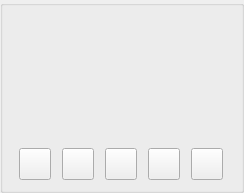
<?xml version="1.0" encoding="UTF-8"?>
<ui version="4.0">
 <class>InputVideoWidget</class>
 <widget class="QWidget" name="InputVideoWidget">
  <property name="geometry">
   <rect>
    <x>0</x>
    <y>0</y>
    <width>244</width>
    <height>193</height>
   </rect>
  </property>
  <property name="sizePolicy">
   <sizepolicy hsizetype="Expanding" vsizetype="Preferred">
    <horstretch>0</horstretch>
    <verstretch>0</verstretch>
   </sizepolicy>
  </property>
  <property name="minimumSize">
   <size>
    <width>0</width>
    <height>0</height>
   </size>
  </property>
  <property name="maximumSize">
   <size>
    <width>16777215</width>
    <height>16777215</height>
   </size>
  </property>
  <property name="windowTitle">
   <string>Form</string>
  </property>
  <property name="styleSheet">
   <string notr="true"/>
  </property>
  <layout class="QGridLayout" name="gridLayout">
   <property name="leftMargin">
    <number>0</number>
   </property>
   <property name="topMargin">
    <number>0</number>
   </property>
   <property name="rightMargin">
    <number>0</number>
   </property>
   <property name="bottomMargin">
    <number>0</number>
   </property>
   <property name="spacing">
    <number>0</number>
   </property>
   <item row="0" column="0">
    <widget class="QGroupBox" name="m_MainGroupBox">
     <layout class="QVBoxLayout" name="verticalLayout">
      <property name="spacing">
       <number>5</number>
      </property>
      <property name="leftMargin">
       <number>5</number>
      </property>
      <property name="topMargin">
       <number>5</number>
      </property>
      <property name="rightMargin">
       <number>5</number>
      </property>
      <property name="bottomMargin">
       <number>5</number>
      </property>
      <item>
       <widget class="QFrame" name="m_VideoPictureFrame">
        <property name="sizePolicy">
         <sizepolicy hsizetype="Expanding" vsizetype="Preferred">
          <horstretch>0</horstretch>
          <verstretch>0</verstretch>
         </sizepolicy>
        </property>
        <property name="minimumSize">
         <size>
          <width>0</width>
          <height>120</height>
         </size>
        </property>
        <property name="frameShape">
         <enum>QFrame::NoFrame</enum>
        </property>
        <property name="frameShadow">
         <enum>QFrame::Raised</enum>
        </property>
        <layout class="QGridLayout" name="gridLayout_2">
         <property name="leftMargin">
          <number>2</number>
         </property>
         <property name="topMargin">
          <number>2</number>
         </property>
         <property name="rightMargin">
          <number>2</number>
         </property>
         <property name="bottomMargin">
          <number>2</number>
         </property>
         <property name="spacing">
          <number>0</number>
         </property>
         <item row="0" column="0">
          <widget class="VidWidget" name="m_VidWidget" native="true"/>
         </item>
        </layout>
       </widget>
      </item>
      <item>
       <widget class="QFrame" name="m_ButtonFrame">
        <property name="sizePolicy">
         <sizepolicy hsizetype="Preferred" vsizetype="Fixed">
          <horstretch>0</horstretch>
          <verstretch>0</verstretch>
         </sizepolicy>
        </property>
        <property name="minimumSize">
         <size>
          <width>0</width>
          <height>42</height>
         </size>
        </property>
        <property name="maximumSize">
         <size>
          <width>16777215</width>
          <height>42</height>
         </size>
        </property>
        <property name="frameShape">
         <enum>QFrame::NoFrame</enum>
        </property>
        <property name="frameShadow">
         <enum>QFrame::Plain</enum>
        </property>
        <layout class="QHBoxLayout" name="horizontalLayout">
         <property name="spacing">
          <number>5</number>
         </property>
         <property name="leftMargin">
          <number>5</number>
         </property>
         <property name="topMargin">
          <number>5</number>
         </property>
         <property name="rightMargin">
          <number>5</number>
         </property>
         <property name="bottomMargin">
          <number>5</number>
         </property>
         <item>
          <widget class="VxPushButton" name="m_BackButton">
           <property name="sizePolicy">
            <sizepolicy hsizetype="Fixed" vsizetype="Fixed">
             <horstretch>0</horstretch>
             <verstretch>0</verstretch>
            </sizepolicy>
           </property>
           <property name="minimumSize">
            <size>
             <width>32</width>
             <height>32</height>
            </size>
           </property>
           <property name="maximumSize">
            <size>
             <width>32</width>
             <height>32</height>
            </size>
           </property>
           <property name="text">
            <string notr="true"/>
           </property>
          </widget>
         </item>
         <item>
          <widget class="VxPushButton" name="m_RotateCamButton">
           <property name="sizePolicy">
            <sizepolicy hsizetype="Fixed" vsizetype="Fixed">
             <horstretch>0</horstretch>
             <verstretch>0</verstretch>
            </sizepolicy>
           </property>
           <property name="minimumSize">
            <size>
             <width>32</width>
             <height>32</height>
            </size>
           </property>
           <property name="maximumSize">
            <size>
             <width>32</width>
             <height>32</height>
            </size>
           </property>
           <property name="text">
            <string notr="true"/>
           </property>
           <property name="iconSize">
            <size>
             <width>32</width>
             <height>32</height>
            </size>
           </property>
          </widget>
         </item>
         <item>
          <widget class="VxPushButton" name="m_SelectVidSrcButton">
           <property name="sizePolicy">
            <sizepolicy hsizetype="Fixed" vsizetype="Fixed">
             <horstretch>0</horstretch>
             <verstretch>0</verstretch>
            </sizepolicy>
           </property>
           <property name="minimumSize">
            <size>
             <width>32</width>
             <height>32</height>
            </size>
           </property>
           <property name="maximumSize">
            <size>
             <width>32</width>
             <height>32</height>
            </size>
           </property>
           <property name="text">
            <string notr="true"/>
           </property>
           <property name="iconSize">
            <size>
             <width>32</width>
             <height>32</height>
            </size>
           </property>
          </widget>
         </item>
         <item>
          <widget class="VxPushButton" name="m_CancelRecordButton">
           <property name="sizePolicy">
            <sizepolicy hsizetype="Fixed" vsizetype="Fixed">
             <horstretch>0</horstretch>
             <verstretch>0</verstretch>
            </sizepolicy>
           </property>
           <property name="minimumSize">
            <size>
             <width>32</width>
             <height>32</height>
            </size>
           </property>
           <property name="maximumSize">
            <size>
             <width>32</width>
             <height>32</height>
            </size>
           </property>
           <property name="text">
            <string notr="true"/>
           </property>
           <property name="iconSize">
            <size>
             <width>32</width>
             <height>32</height>
            </size>
           </property>
          </widget>
         </item>
         <item>
          <widget class="VxPushButton" name="m_StartStopRecButton">
           <property name="sizePolicy">
            <sizepolicy hsizetype="Fixed" vsizetype="Fixed">
             <horstretch>0</horstretch>
             <verstretch>0</verstretch>
            </sizepolicy>
           </property>
           <property name="minimumSize">
            <size>
             <width>32</width>
             <height>32</height>
            </size>
           </property>
           <property name="maximumSize">
            <size>
             <width>32</width>
             <height>32</height>
            </size>
           </property>
           <property name="text">
            <string notr="true"/>
           </property>
           <property name="iconSize">
            <size>
             <width>32</width>
             <height>32</height>
            </size>
           </property>
          </widget>
         </item>
        </layout>
       </widget>
      </item>
     </layout>
    </widget>
   </item>
  </layout>
 </widget>
 <customwidgets>
  <customwidget>
   <class>VxPushButton</class>
   <extends>QPushButton</extends>
   <header>VxPushButton.h</header>
  </customwidget>
  <customwidget>
   <class>VidWidget</class>
   <extends>QWidget</extends>
   <header location="global">VidWidget.h</header>
   <container>1</container>
  </customwidget>
 </customwidgets>
 <resources/>
 <connections/>
</ui>
